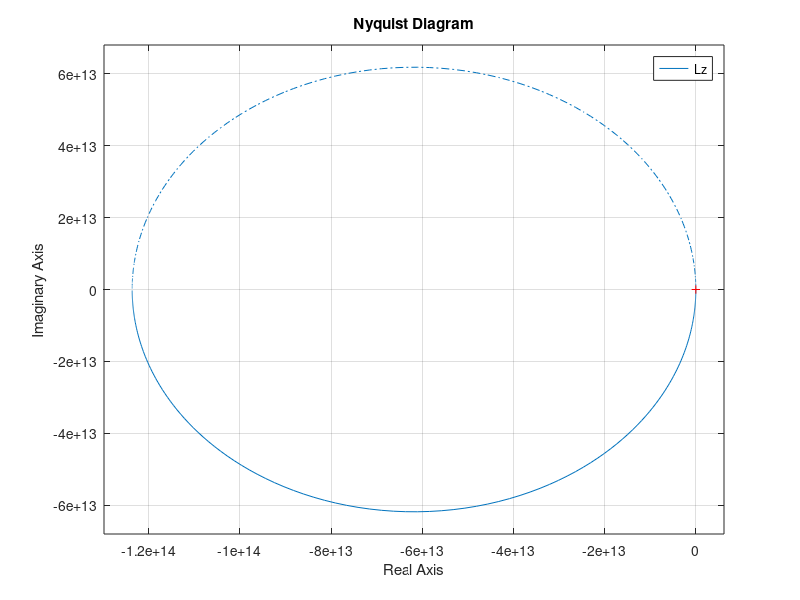
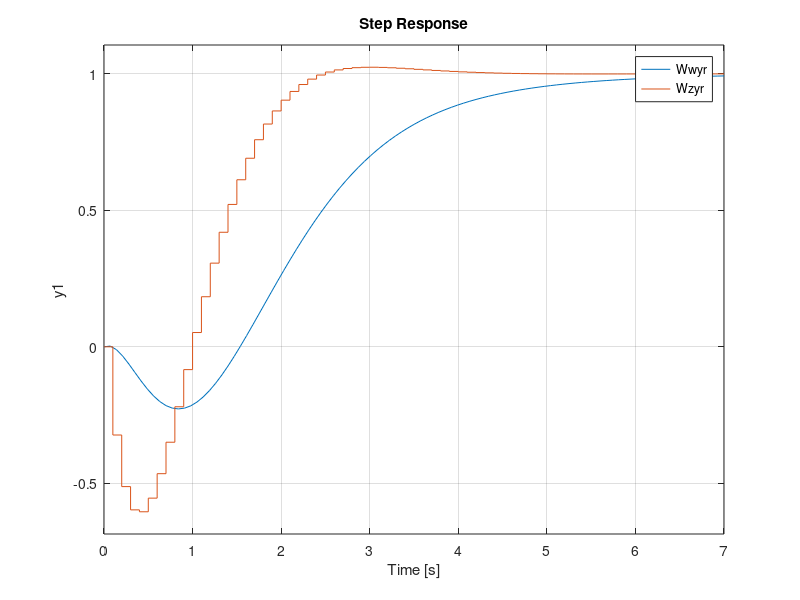
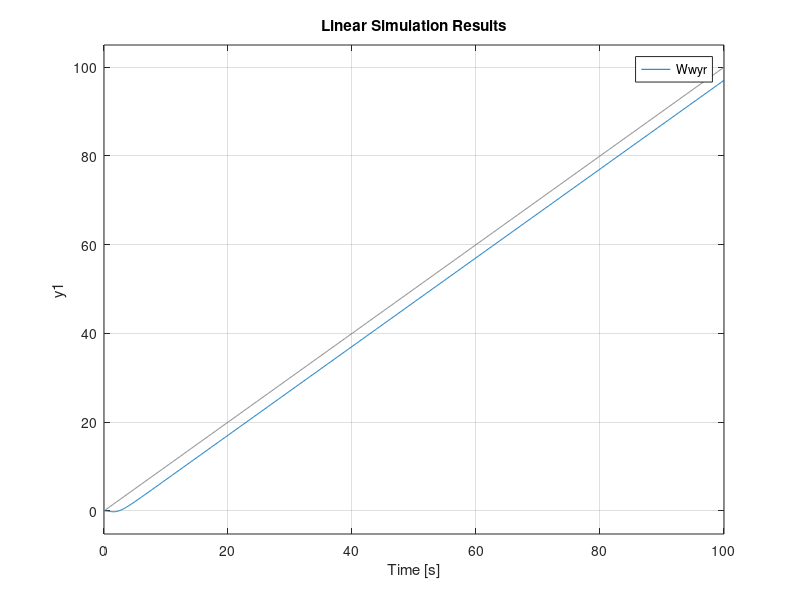
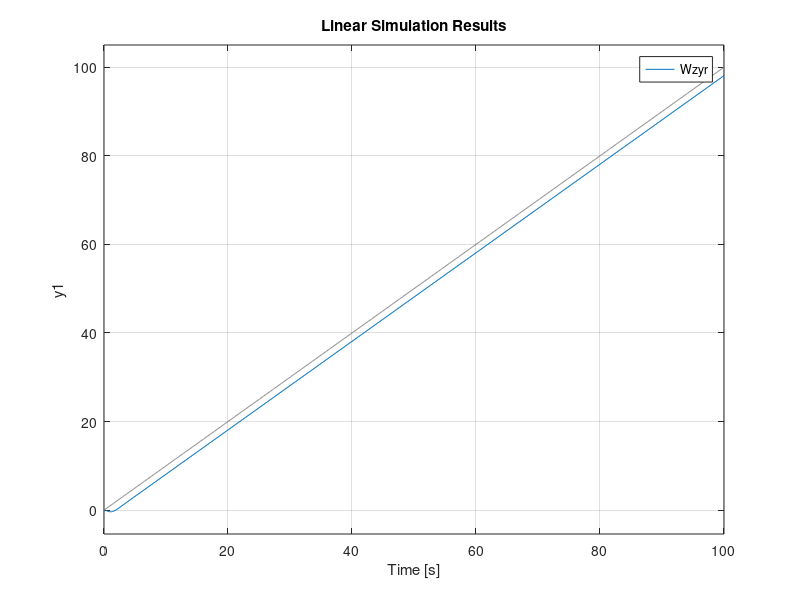

MATLAB code for these plots, in order:
% Controllore Digitale C(z) con le seguenti specifiche:
% - e_ss < 0.1 * R per ingressi a rampa R * t * delta_{-1}(t)
% - overshoot < 20%
% - definire il tempo di campionamento

clc;
clearvars;
close all;

s = tf("s");
P = (s - 1) / (s * (s + 10));

% Ts <= (2 * pi / w_b) / 10
% per w_b = 5 rad/s (banda passante)
Ts = 0.1; % tempo di campionamento

Pz = c2d(P, Ts, "zoh");
Pw = d2c(Pz, "Tustin")

% Errore a regime e_ss < 0.1 * R
K_Pw = dcgain(Pw) % => |K_C| >= 1 / ((e_ss%) * |K_Pw|)
K_C = 1;

C1 = K_C;
% controlSystemDesigner(Pw, C1);

% Design del controllore C(w) terminato
Cw = K_C * -5.4288;
Lw = Cw * Pw;

ts = 3.33;
tau_fr = ts / 3;
Fr = 1 / (1 + tau_fr * s);

Wwyr = minreal(Fr * Lw / (1 + Lw));

% Analisi delle performance del sistema a tempo discreto

% c2d(Cw, Ts, "Tustin"); => non posso usarlo
% perchè il controllore C(w) è proporzionale
Cz = Cw;

Frz = c2d(Fr, Ts, "Tustin");
Lz = Cz * Pz;
Wzyr = minreal(Lz / (1 + Lz));

% Se passiamo da C(s) a C(z) senza passare per il piano
% equivalente di Tustin allora dobbiamo controllare
% che il sistema a ciclo chiuso sia ancora stabile
figure;
nyquist(Lz); % in questo caso il sistema è stabile
grid on;

figure;
step(Wwyr, Wzyr);
grid on;

t = 0:Ts:100;
ramp = t;

figure;
lsim(Wwyr, ramp, t);
grid on;

figure;
lsim(Wzyr, ramp, t);
grid on;






























